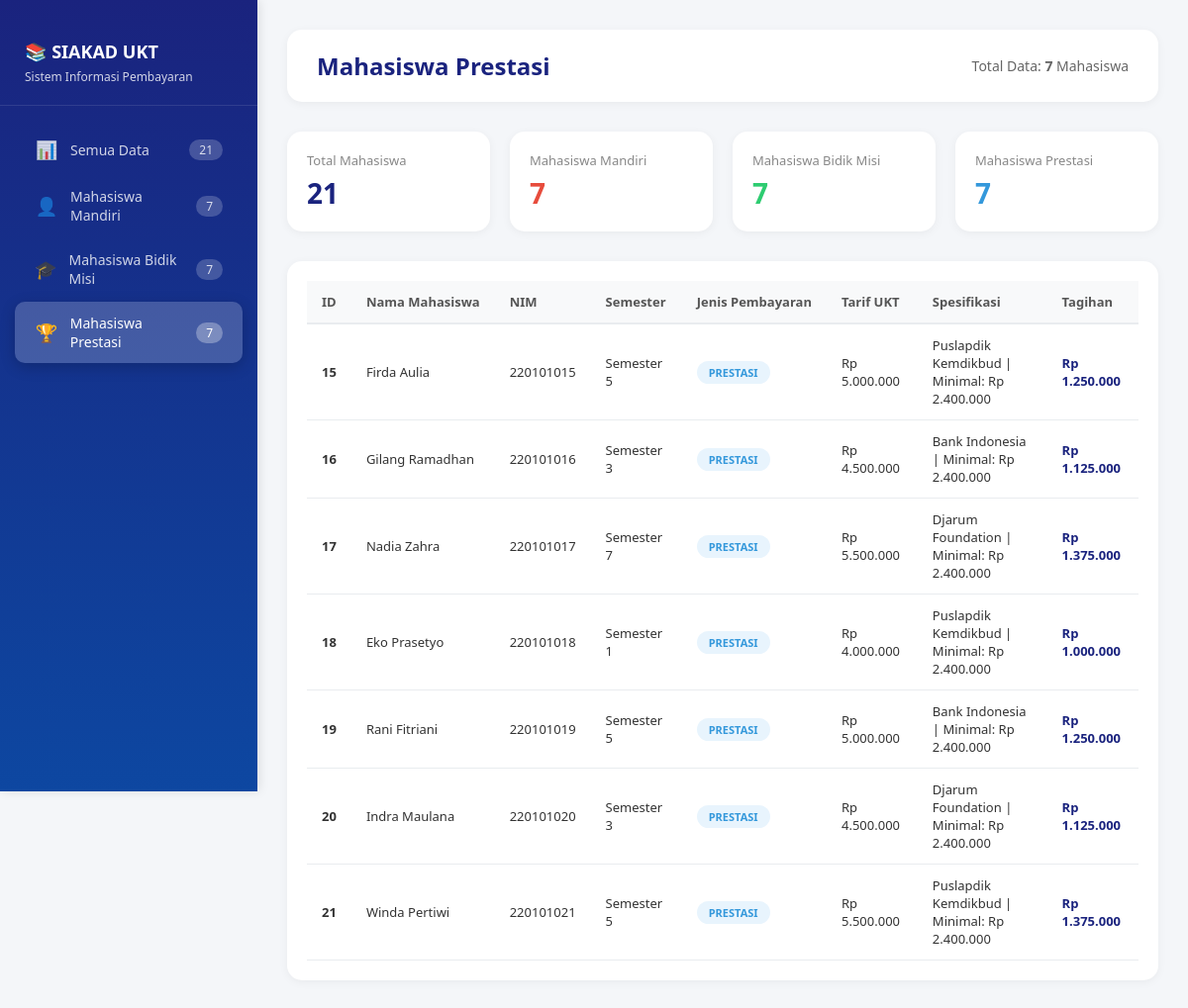
/?menu=prestasi, run on the app's committed database.
### tables this page shows
CREATE TABLE `tabel_mahasiswa` (
  `id_mahasiswa` int NOT NULL,
  `nama_mahasiswa` varchar(100) NOT NULL,
  `nim` varchar(20) NOT NULL,
  `semester` int NOT NULL,
  `tarif_ukt_nominal` decimal(15,2) NOT NULL,
  `jenis_pembayaran` enum('Mandiri','Bidik Misi','Prestasi') NOT NULL,
  `golongan_ukt` varchar(10) DEFAULT NULL,
  `nama_wali` varchar(100) DEFAULT NULL,
  `nomor_kip_kuliah` varchar(50) DEFAULT NULL,
  `dana_saku_subsidi` decimal(15,2) DEFAULT NULL,
  `nama_instansi_beasiswa` varchar(100) DEFAULT NULL,
  `minimal_ukt_bersyarat` decimal(15,2) DEFAULT NULL
);

### koneksi.php (called while the page is built, shortened)
<?php
class Database {
    private $host = 'localhost';
    private $username = 'root';
    private $password = '';
    private $database = 'db_uas_pbo_trpl1a_hazelransykrishna';
    private $connection;
    private function connect() {
        $this->connection = new mysqli($this->host, $this->username, $this->password, $this->database);
        $this->connection->set_charset("utf8");
    }
    public function prepare($sql) {
        return $this->connection->prepare($sql);
    }
}
$db = new Database();
?>

### Mahasiswa.php (called while the page is built, shortened)
<?php
abstract class Mahasiswa {
    public function __construct($id_mahasiswa, $nama_mahasiswa, $nim, $semester, $tarif_ukt_nominal, $jenis_pembayaran, $db = null) {
        $this->tarif_ukt_nominal = $tarif_ukt_nominal;
    }
}
?>

### MahasiswaPrestasi.php (called while the page is built, shortened)
<?php
require_once 'Mahasiswa.php';
class MahasiswaPrestasi extends Mahasiswa {
    public function hitungTagihanSemester() {
        $tagihan = $this->tarif_ukt_nominal * 0.25;
        return $tagihan;
    }
}
?>

### index.php (the view, shortened to what this page needs)
<?php
require_once 'koneksi.php';
require_once 'Mahasiswa.php';
require_once 'MahasiswaPrestasi.php';
$conn = $db->getConnection();
$menu = isset($_GET['menu']) ? $_GET['menu'] : 'semua';
function getDataMahasiswa($db, $conn, $jenis = null) {
    if ($jenis === null) {
        $query = "SELECT * FROM tabel_mahasiswa ORDER BY id_mahasiswa";
        $result = $db->query($query);
    } else {
        $query = "SELECT * FROM tabel_mahasiswa WHERE jenis_pembayaran = ? ORDER BY id_mahasiswa";
        $stmt = $db->prepare($query);
        $stmt->bind_param("s", $jenis);
        $stmt->execute();
        $result = $stmt->get_result();
    }
    $data = [];
    if ($result) {
        while ($row = $result->fetch_assoc()) {
            $data[] = $row;
        }
    }
    return $data;
}
function createMahasiswaObject($data, $conn) {
    $jenis = $data['jenis_pembayaran'];
    switch ($jenis) {
        case 'Prestasi':
            return new MahasiswaPrestasi(
                $data['id_mahasiswa'],
                $data['nama_mahasiswa'],
                $data['nim'],
                $data['semester'],
                $data['tarif_ukt_nominal'],
                $data['nama_instansi_beasiswa'],
                $data['minimal_ukt_bersyarat'],
                $conn
            );
    }
}
if ($menu == 'mandiri') {
    $dataMahasiswa = getDataMahasiswa($db, $conn, 'Mandiri');
    $title = 'Mahasiswa Mandiri';
} elseif ($menu == 'bidikmisi') {
    $dataMahasiswa = getDataMahasiswa($db, $conn, 'Bidik Misi');
    $title = 'Mahasiswa Bidik Misi';
} elseif ($menu == 'prestasi') {
    $dataMahasiswa = getDataMahasiswa($db, $conn, 'Prestasi');
    $title = 'Mahasiswa Prestasi';
} else {
    $dataMahasiswa = getDataMahasiswa($db, $conn);
    $title = 'Semua Data Mahasiswa';
}
$totalMandiri = count(getDataMahasiswa($db, $conn, 'Mandiri'));
$totalBidikMisi = count(getDataMahasiswa($db, $conn, 'Bidik Misi'));
$totalPrestasi = count(getDataMahasiswa($db, $conn, 'Prestasi'));
$totalSemua = $totalMandiri + $totalBidikMisi + $totalPrestasi;
?>
<!DOCTYPE html>
<html lang="id">
<head>
</head>
<body>
    <div class="sidebar">
        <div class="sidebar-header">
            <h2>📚 SIAKAD UKT</h2>
            <p>Sistem Informasi Pembayaran</p>
        </div>
        <ul class="sidebar-menu">
            <li>
                <a href="?menu=semua" class="<?= $menu == 'semua' ? 'active' : '' ?>">
                    <span class="icon">📊</span>
                    Semua Data
                    <span class="badge"><?= $totalSemua ?></span>
                </a>
            </li>
            <li>
                <a href="?menu=mandiri" class="<?= $menu == 'mandiri' ? 'active' : '' ?>">
                    <span class="icon">👤</span>
                    Mahasiswa Mandiri
                    <span class="badge"><?= $totalMandiri ?></span>
                </a>
            </li>
            <li>
                <a href="?menu=bidikmisi" class="<?= $menu == 'bidikmisi' ? 'active' : '' ?>">
                    <span class="icon">🎓</span>
                    Mahasiswa Bidik Misi
                    <span class="badge"><?= $totalBidikMisi ?></span>
                </a>
            </li>
            <li>
                <a href="?menu=prestasi" class="<?= $menu == 'prestasi' ? 'active' : '' ?>">
                    <span class="icon">🏆</span>
                    Mahasiswa Prestasi
                    <span class="badge"><?= $totalPrestasi ?></span>
                </a>
            </li>
        </ul>
    </div>
    <div class="main-content">
        <div class="header">
            <h1><?= $title ?></h1>
            <div class="info">
                Total Data: <strong><?= count($dataMahasiswa) ?></strong> Mahasiswa
            </div>
        </div>
        <div class="stats">
            <div class="stat-card">
                <div class="stat-title">Total Mahasiswa</div>
                <div class="stat-number semua"><?= $totalSemua ?></div>
            </div>
            <div class="stat-card">
                <div class="stat-title">Mahasiswa Mandiri</div>
                <div class="stat-number mandiri"><?= $totalMandiri ?></div>
            </div>
            <div class="stat-card">
                <div class="stat-title">Mahasiswa Bidik Misi</div>
                <div class="stat-number bidikmisi"><?= $totalBidikMisi ?></div>
            </div>
            <div class="stat-card">
                <div class="stat-title">Mahasiswa Prestasi</div>
                <div class="stat-number prestasi"><?= $totalPrestasi ?></div>
            </div>
        </div>
        <div class="table-container">
            <?php if (count($dataMahasiswa) > 0): ?>
            <table>
                <thead>
                    <tr>
                        <th>ID</th>
                        <th>Nama Mahasiswa</th>
                        <th>NIM</th>
                        <th>Semester</th>
                        <th>Jenis Pembayaran</th>
                        <th>Tarif UKT</th>
                        <th>Spesifikasi</th>
                        <th>Tagihan</th>
                    </tr>
                </thead>
                <tbody>
                    <?php foreach ($dataMahasiswa as $data):
                        $obj = createMahasiswaObject($data, $conn);
                        $tagihan = $obj ? $obj->hitungTagihanSemester() : 0;
                        $spesifikasi = '-';
                        if ($data['jenis_pembayaran'] == 'Mandiri') {
                            $spesifikasi = 'Gol: ' . $data['golongan_ukt'] . ' | Wali: ' . $data['nama_wali'];
                        } elseif ($data['jenis_pembayaran'] == 'Bidik Misi') {
                            $spesifikasi = 'KIP: ' . $data['nomor_kip_kuliah'] . ' | Dana: Rp ' . number_format($data['dana_saku_subsidi'], 0, ',', '.');
                        } elseif ($data['jenis_pembayaran'] == 'Prestasi') {
                            $spesifikasi = $data['nama_instansi_beasiswa'] . ' | Minimal: Rp ' . number_format($data['minimal_ukt_bersyarat'], 0, ',', '.');
                        }
                        $badgeClass = '';
                        if ($data['jenis_pembayaran'] == 'Mandiri') {
                            $badgeClass = 'badge-mandiri';
                        } elseif ($data['jenis_pembayaran'] == 'Bidik Misi') {
                            $badgeClass = 'badge-bidikmisi';
                        } elseif ($data['jenis_pembayaran'] == 'Prestasi') {
                            $badgeClass = 'badge-prestasi';
                        }
                    ?>
                    <tr>
                        <td><strong><?= $data['id_mahasiswa'] ?></strong></td>
                        <td><?= htmlspecialchars($data['nama_mahasiswa']) ?></td>
                        <td><?= htmlspecialchars($data['nim']) ?></td>
                        <td>Semester <?= $data['semester'] ?></td>
                        <td>
                            <span class="badge-status <?= $badgeClass ?>">
                                <?= $data['jenis_pembayaran'] ?>
                            </span>
                        </td>
                        <td>Rp <?= number_format($data['tarif_ukt_nominal'], 0, ',', '.') ?></td>
                        <td><?= htmlspecialchars($spesifikasi) ?></td>
                        <td>
                            <?php if ($tagihan == 0): ?>
                                <span class="tagihan-gratis">GRATIS</span>
                            <?php else: ?>
                                <span class="tagihan">Rp <?= number_format($tagihan, 0, ',', '.') ?></span>
                            <?php endif; ?>
                        </td>
                    </tr>
                    <?php endforeach; ?>
                </tbody>
            </table>
            <?php else: ?>
                <div class="no-data">
                    <p>📭 Belum ada data mahasiswa untuk kategori ini.</p>
                </div>
            <?php endif; ?>
        </div>
    </div>
</body>
</html>

### index.php (style rules this page uses)
* { margin: 0; padding: 0; box-sizing: border-box; }
body { font-family: 'Segoe UI', Tahoma, Geneva, Verdana, sans-serif; background: #f4f6f9; display: flex; min-height: 100vh; }
.sidebar { width: 260px; background: linear-gradient(180deg, #1a237e 0%, #0d47a1 100%); color: white; padding: 20px 0; position: fixed; height: 100vh; overflow-y: auto; box-shadow: 2px 0 10px rgba(0,0,0,0.1); z-index: 1000; }
.sidebar-header { padding: 20px 25px; border-bottom: 1px solid rgba(255,255,255,0.1); margin-bottom: 20px; }
.sidebar-header h2 { font-size: 18px; font-weight: 700; margin-bottom: 5px; display: flex; align-items: center; gap: 10px; }
.sidebar-header p { font-size: 12px; opacity: 0.8; }
.sidebar-menu { list-style: none; padding: 0; }
.sidebar-menu li { margin: 2px 15px; }
.sidebar-menu li a { display: flex; align-items: center; padding: 12px 20px; color: rgba(255,255,255,0.8); text-decoration: none; border-radius: 10px; transition: all 0.3s; font-size: 14px; font-weight: 500; }
.sidebar-menu li a.active { background: rgba(255,255,255,0.2); color: white; box-shadow: 0 4px 15px rgba(0,0,0,0.2); }
.sidebar-menu li a .icon { margin-right: 12px; font-size: 18px; width: 24px; text-align: center; }
.sidebar-menu li a .badge { margin-left: auto; background: rgba(255,255,255,0.2); padding: 2px 10px; border-radius: 20px; font-size: 12px; }
.sidebar-menu li a.active .badge { background: rgba(255,255,255,0.3); }
.main-content { margin-left: 260px; padding: 30px; width: 100%; }
.header { display: flex; justify-content: space-between; align-items: center; margin-bottom: 30px; background: white; padding: 20px 30px; border-radius: 15px; box-shadow: 0 2px 10px rgba(0,0,0,0.05); }
.header h1 { font-size: 24px; color: #1a237e; font-weight: 700; }
.header .info { color: #666; font-size: 14px; }
.stats { display: grid; grid-template-columns: repeat(4, 1fr); gap: 20px; margin-bottom: 30px; }
.stat-card { background: white; padding: 20px; border-radius: 15px; box-shadow: 0 2px 10px rgba(0,0,0,0.05); transition: transform 0.3s; }
.stat-card .stat-title { font-size: 13px; color: #888; font-weight: 500; margin-bottom: 5px; }
.stat-card .stat-number { font-size: 28px; font-weight: 700; color: #1a237e; }
.stat-card .stat-number.mandiri { color: #e74c3c; }
.stat-card .stat-number.bidikmisi { color: #2ecc71; }
.stat-card .stat-number.prestasi { color: #3498db; }
.stat-card .stat-number.semua { color: #1a237e; }
.table-container { background: white; border-radius: 15px; padding: 20px; box-shadow: 0 2px 10px rgba(0,0,0,0.05); overflow-x: auto; }
table { width: 100%; border-collapse: collapse; }
table thead { background: #f8f9fa; }
table th { padding: 12px 15px; text-align: left; font-size: 13px; font-weight: 600; color: #555; border-bottom: 2px solid #e9ecef; white-space: nowrap; }
table td { padding: 12px 15px; border-bottom: 1px solid #e9ecef; font-size: 13px; color: #333; }
.badge-status { display: inline-block; padding: 4px 12px; border-radius: 20px; font-size: 11px; font-weight: 600; text-transform: uppercase; }
.badge-prestasi { background: #e8f4fd; color: #3498db; }
.tagihan { font-weight: 700; color: #1a237e; }

### data on the page
tabel_mahasiswa: id_mahasiswa "15", nama_mahasiswa "Firda Aulia", nim "220101015", semester "5", jenis_pembayaran "PRESTASI", tarif_ukt_nominal "5.000.000", spesifikasi "Puslapdik Kemdikbud | Minimal: Rp 2.400.000", tarif_ukt_nominal "1.250.000"
tabel_mahasiswa: id_mahasiswa "16", nama_mahasiswa "Gilang Ramadhan", nim "220101016", semester "3", jenis_pembayaran "PRESTASI", tarif_ukt_nominal "4.500.000", spesifikasi "Bank Indonesia | Minimal: Rp 2.400.000", tarif_ukt_nominal "1.125.000"
tabel_mahasiswa: id_mahasiswa "17", nama_mahasiswa "Nadia Zahra", nim "220101017", semester "7", jenis_pembayaran "PRESTASI", tarif_ukt_nominal "5.500.000", spesifikasi "Djarum Foundation | Minimal: Rp 2.400.000", tarif_ukt_nominal "1.375.000"
tabel_mahasiswa: id_mahasiswa "18", nama_mahasiswa "Eko Prasetyo", nim "220101018", semester "1", jenis_pembayaran "PRESTASI", tarif_ukt_nominal "4.000.000", spesifikasi "Puslapdik Kemdikbud | Minimal: Rp 2.400.000", tarif_ukt_nominal "1.000.000"
tabel_mahasiswa: id_mahasiswa "19", nama_mahasiswa "Rani Fitriani", nim "220101019", semester "5", jenis_pembayaran "PRESTASI", tarif_ukt_nominal "5.000.000", spesifikasi "Bank Indonesia | Minimal: Rp 2.400.000", tarif_ukt_nominal "1.250.000"
tabel_mahasiswa: id_mahasiswa "20", nama_mahasiswa "Indra Maulana", nim "220101020", semester "3", jenis_pembayaran "PRESTASI", tarif_ukt_nominal "4.500.000", spesifikasi "Djarum Foundation | Minimal: Rp 2.400.000", tarif_ukt_nominal "1.125.000"
tabel_mahasiswa: id_mahasiswa "21", nama_mahasiswa "Winda Pertiwi", nim "220101021", semester "5", jenis_pembayaran "PRESTASI", tarif_ukt_nominal "5.500.000", spesifikasi "Puslapdik Kemdikbud | Minimal: Rp 2.400.000", tarif_ukt_nominal "1.375.000"

### other printed values
$totalSemua "21"
$totalMandiri "7"
$totalBidikMisi "7"
$totalPrestasi "7"
$title "Mahasiswa Prestasi"
count($dataMahasiswa) "7"
